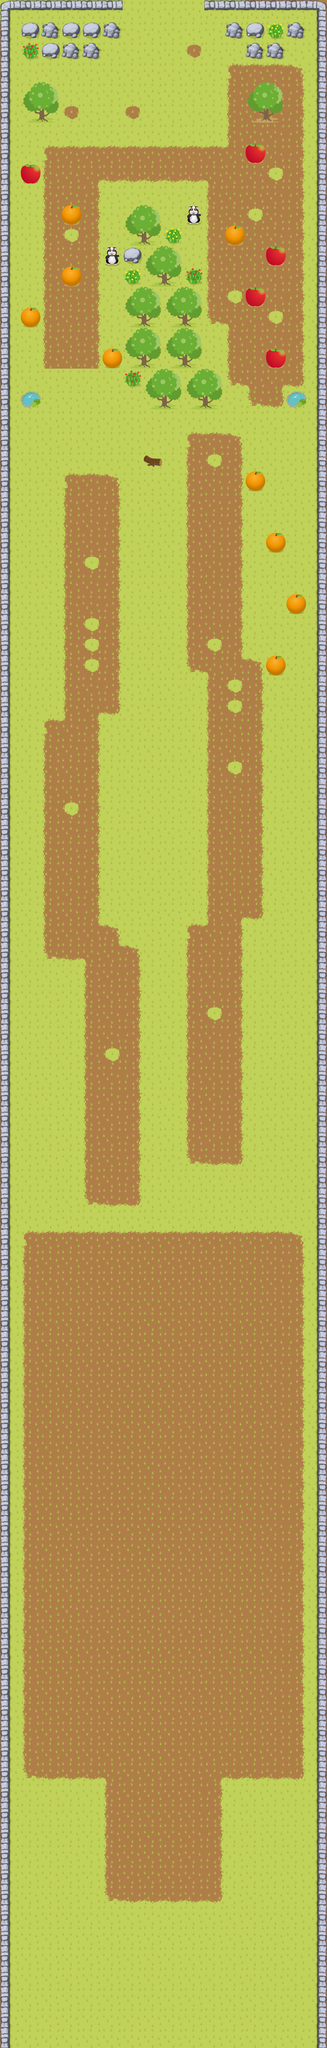

A 2D game scene composited from a Tiled map and its tileset images. What follows is a short description and the map's XML, with each tile layer's data collapsed to a summary:
An orthogonal 16x100 tile map with 75x75 px tiles, 1 tile layer (Tile Layer 1), 4 tilesets.

<map version="1.0" orientation="orthogonal" width="16" height="100" tilewidth="75" tileheight="75">
 <tileset firstgid="1" name="navegable" tilewidth="75" tileheight="75">
  <image source="tilesets/navegable.png" />
 </tileset>
 <tileset firstgid="31" name="nonavegable" tilewidth="75" tileheight="75">
  <image source="tilesets/nonavegable.png" />
 </tileset>
 <tileset firstgid="76" name="goals" tilewidth="75" tileheight="75">
  <image source="tilesets/goals.png" />
 </tileset>
 <tileset firstgid="80" name="enemys" tilewidth="75" tileheight="75">
  <image source="tilesets/enemys.png" />
 </tileset>
 <layer name="Tile Layer 1" width="16" height="100">
  <data>[1600 cells, 1600 non-empty, 41 distinct tile ids]</data>
 </layer>
</map>
